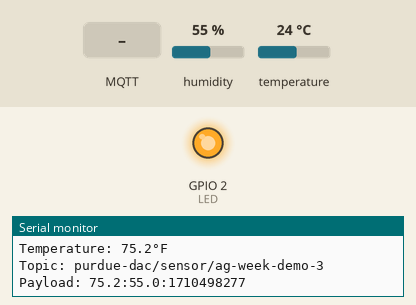
A sketch run on a simulated ESP32. Shown: output pins drawn as LEDs (lit = HIGH), the last lines printed to the serial monitor. The test bench sets the inputs (shaded band); at power-on: humidity 55 %, temperature 24 °C. The local clock reads 2024-03-15 10:24:30 at power-on unless the sketch sets it; no MQTT or app messages arrive unless stated.

Above: at 8.3 s.
8.4 s: MQTT message "on" arrives on the first subscribed topic
At 13.4 s:
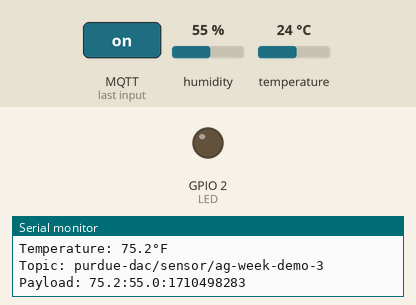
14.5 s: MQTT message "off" arrives on the first subscribed topic
Timing chart, 0 to 26.0 s (numbered marks = the images above; inputs shaded):
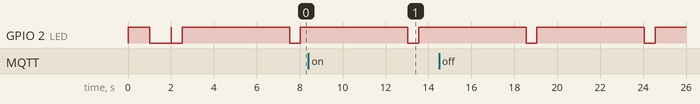

The sketch:

esp32_dht.ino
```cpp
#include <Arduino.h>
#include "EspMQTTClient.h"
#include "DHT.h"
#include "time.h"
// Define the sensor
#define DHTPIN 5      // Connection pin
#define DHTTYPE DHT22 // DHT version
#define LED 2         // On-board LED

const char *ntpServer = "pool.ntp.org"; // Timestamp server
char deviceName[20] = "ag-week-demo-3"; // Name that uniquely identify your device

unsigned long epochTime; // Timestamp
uint32_t chipId = 0;
EspMQTTClient client(
    "Pixel7-Tam", // WiFi SSID at the maker space
    "c6c71196ae4e",    // WiFi password
    "broker.emqx.io" // MQTT Broker server IP
);

DHT dht(DHTPIN, DHTTYPE); // Create a variable for the sensor
char payload[40];
char topic[50];

void onConnectionEstablished()
// This function activate when connection is established with the broker
{
  Serial.printf("Connection Established\n");
  digitalWrite(LED, HIGH); // Turn on LED
  client.subscribe(        // Subscribe to a command topic
      "purdue-dac/command",
      [](const String &payload)
      { Serial.println(payload); });
}

void setup()
{
  Serial.begin(115200);
  dht.begin();                                        // Initialize the sensor
  sprintf(topic, "purdue-dac/sensor/%s", deviceName); // Set MQTT Topic
  pinMode(LED, OUTPUT);                               // Initialize LED
  digitalWrite(LED, LOW);                           // Set LED to off
  // Printing controller detail
  for (int i = 0; i < 17; i = i + 8)
  // Read chip ID
  {
    chipId |= ((ESP.getEfuseMac() >> (40 - i)) & 0xff) << i;
  }
  Serial.printf(
      "\nESP32 Chip model = %s Rev %d\n",
      ESP.getChipModel(), ESP.getChipRevision());
  Serial.printf("This chip has %d cores\n", ESP.getChipCores());
  Serial.printf("Chip ID: %X\n", chipId);
  client.setMqttClientName(deviceName);
  client.setWifiReconnectionAttemptDelay(5000);
  configTime(0, 0, ntpServer); // For timestamp
}

void blinkLED(uint8_t pin, uint32_t timeDelay)
{
  digitalWrite(pin, !digitalRead(pin));
  delay(timeDelay);
  digitalWrite(pin, !digitalRead(pin));
}

unsigned long getTime()
{
  time_t now;
  struct tm timeinfo;
  if (!getLocalTime(&timeinfo))
  {
    return (0);
  }
  time(&now);
  return now;
}

void loop()
{
  client.loop();
  Serial.printf("-----------------------------------\n");
  // Get timestamp
  epochTime = getTime();
  Serial.printf("Timestamp: %ld\n", epochTime);
  // Check connection
  if (!client.isConnected() or epochTime == 0)
  {
    Serial.printf("WiFi Connection: %d\n", client.isWifiConnected());
    Serial.printf("MQTT Connection: %d\n", client.isMqttConnected());
    // Need to change to timer
    blinkLED(LED, 1000);
    delay(1000);
  }
  // Read values from the sensor
  else
  {
    float h = dht.readHumidity();
    float t = dht.readTemperature(true);
    // Print values to the terminal
    Serial.printf("Humidity: %.1f %\n", h);
    Serial.printf("Temperature: %.1f°F\n", t);
    // Send values to the broker
    sprintf(payload, "%.1f:%.1f:%d", t, h, epochTime);
    client.publish(topic, payload, true);
    Serial.printf("Topic: %s\n", topic);
    Serial.printf("Payload: %s\n", payload);
    blinkLED(LED, 500); // Blink LED to indicate new sending
    delay(5000);       // Update 10 seconds
  }
}
```

Measured:
- by itself, GPIO 2 (LED): alternates HIGH for 5.0 s and LOW for 0.50 s
